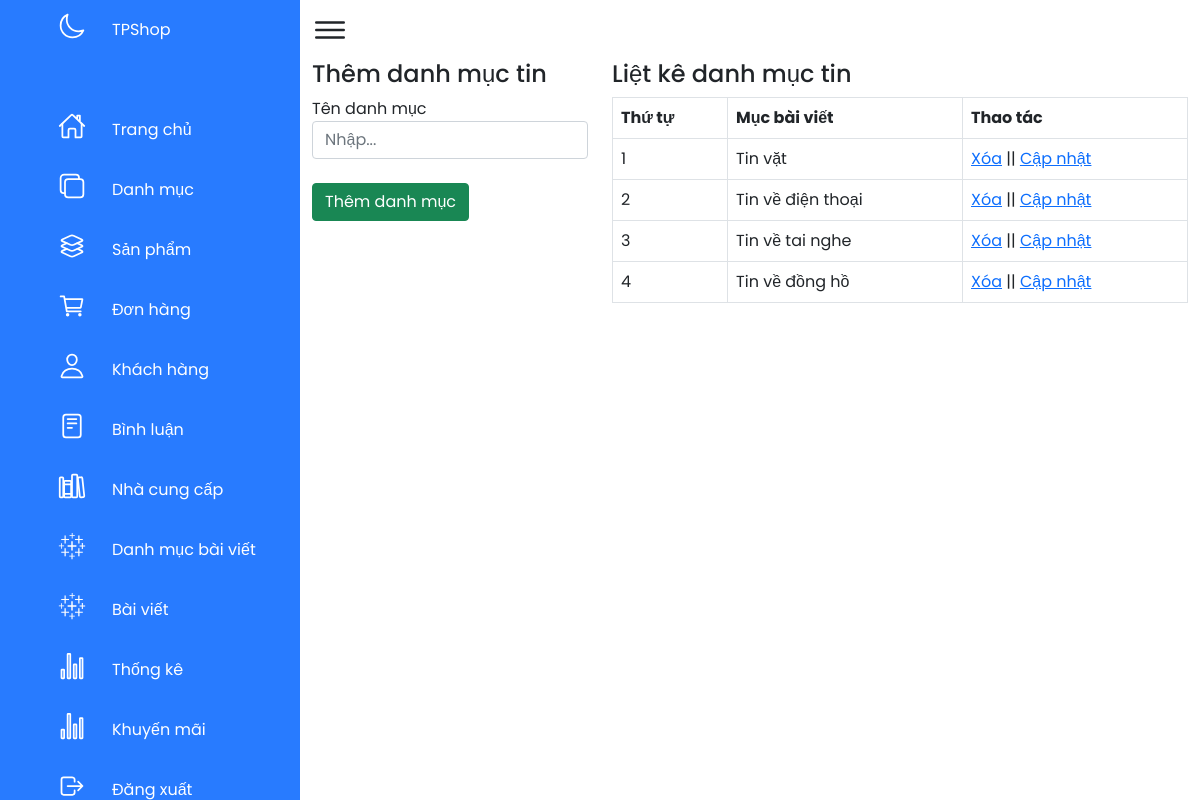
/admin/xulydanhmucbaiviet.php, run on the app's committed database.
### tables this page shows
CREATE TABLE `danhmuc_tintuc` (
  `danhmuctin_id` int(11) NOT NULL,
  `tendanhmuc` varchar(100) NOT NULL
);

### admin/xulydanhmucbaiviet.php (the view, shortened to what this page needs)
<?php
    include('../db/conn.php');
?>
<!DOCTYPE html>
<html lang="en">
<head>
    <link rel="stylesheet" href="../css/style_admin.css" >
    <link href="https://cdn.jsdelivr.net/npm/bootstrap@5.1.3/dist/css/bootstrap.min.css" rel="stylesheet">
</head>
<body>
    <div class="container1">
    <?php
            include ('menu.php');
        ?>
        <div class="main">
            <div class="toggle">
                <ion-icon name="menu-outline"></ion-icon>
            </div>
            <div class="container">
                <div class="row">
                <?php
                    if(isset($_GET['quanly']) =='capnhat'){
                        $id_capnhat = $_GET['id'];
                        $sql_capnhat = mysqli_query($con,"SELECT * FROM danhmuc_tintuc where danhmuctin_id = '$id_capnhat'");
                        $row_capnhat = mysqli_fetch_array($sql_capnhat);
                    ?>
                    <div class="col-md-4">
                        <h4>Cập nhật danh mục tin</h4>
                        <label for="">Tên danh mục</label>
                        <form action="" method="POST">
                            <input type="hidden" class="form-control" name="id_danhmuc" value="<?=$row_capnhat['danhmuctin_id']?>">
                            <input type="text" class="form-control" name="danhmuc" value="<?=$row_capnhat['tendanhmuc']?>"><br>
                            <input type="submit" name="capnhatdanhmuc" value="Cập nhật danh mục" class="btn btn-success">
                        </form>
                    </div>
                    <?php
                    }else{ ?>
                      <div class="col-md-4">
                        <h4>Thêm danh mục tin</h4>
                        <label for="">Tên danh mục</label>
                        <form action="" method="POST">
                            <input type="text" class="form-control" name="tendanhmuc" placeholder="Nhập..."><br>
                            <input type="submit" name="themdanhmuc" value="Thêm danh mục" class="btn btn-success">
                        </form>
                    </div>
                    <?php
                    }
                    ?>
                    <div class="col-md-8">
                        <h4>Liệt kê danh mục tin</h4>
                        <?php
                            $sql_select_baiviet = mysqli_query($con,"SELECT * FROM danhmuc_tintuc order by danhmuctin_id DESC");
                        ?>
                        <table class="table  table-bordered ">
                            <tr>
                                <th>Thứ tự</th>
                                <th>Mục bài viết</th>
                                <th >Thao tác</th>
                            </tr>
                        <?php
                            $i =0;
                            while($row_baiviet = mysqli_fetch_array($sql_select_baiviet)){
                                $i++;
                        ?>
                            <tr>
                                <td><?=$i?></td>
                                <td><?=$row_baiviet['tendanhmuc']?></td>
                                <td><a href="?xoa=<?php echo $row_baiviet['danhmuctin_id']?>" onclick="return confirm('bạn có chắc muốn xóa danh mục bài viết này không')">Xóa</a>
                                || <a href="?quanly=capnhat&id=<?php echo $row_baiviet['danhmuctin_id']?>">Cập nhật</a>
                                </td>
                            </tr>
                        <?php
                            }
                        ?>
                        </table>
                    </div>
                </div>
            </div>
        </div>
        </div>
</body>
</html>

### css/style_admin.css (style rules this page uses)
* { margin: 0; padding: 0; box-sizing: border-box; font-family: 'Poppins', sans-serif; }
:root { --blue: #287bff; --white: #fff; --grey: #f5f5f5; --black1: #222; --black2: #999; }
body { min-width: 100vh; overflow-x: hidden; }
.container1 { position: relative; width: 100%; }
.main { position: absolute; width: calc(100% - 300px); left: 300px; min-height: 100vh; background:var(--white); transition: 0.5s; }
.toggle { position: relative; width: 60px; height: 60px; display: flex; justify-content: center; align-items: center; font-size: 2.5em; cursor: pointer; }
.btn { position: relative; padding: 5px 10px; background: var(--blue); text-decoration: none; color: var(--white); border-radius: 6px; }

### data on the page
danhmuc_tintuc: tendanhmuc "Tin vặt"
danhmuc_tintuc: tendanhmuc "Tin về điện thoại"
danhmuc_tintuc: tendanhmuc "Tin về tai nghe"
danhmuc_tintuc: tendanhmuc "Tin về đồng hồ"
